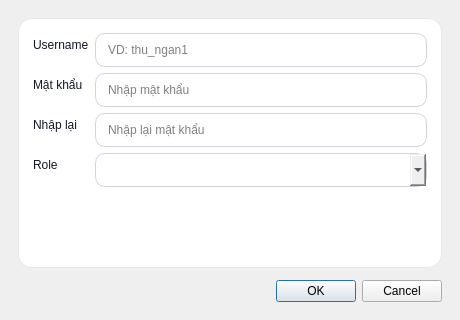
<?xml version="1.0" encoding="UTF-8"?>
<ui version="4.0">
 <class>RegisterDialog</class>
 <widget class="QDialog" name="RegisterDialog">
  <property name="windowTitle">
   <string>Đăng ký tài khoản</string>
  </property>
  <property name="minimumSize">
   <size>
    <width>460</width>
    <height>320</height>
   </size>
  </property>
  <layout class="QVBoxLayout" name="verticalLayout">
   <property name="leftMargin">
    <number>18</number>
   </property>
   <property name="topMargin">
    <number>18</number>
   </property>
   <property name="rightMargin">
    <number>18</number>
   </property>
   <property name="bottomMargin">
    <number>18</number>
   </property>
   <property name="spacing">
    <number>12</number>
   </property>
   <item>
    <widget class="QFrame" name="card">
     <property name="styleSheet">
      <string notr="true">QFrame#card{background:#ffffff;border:1px solid #e5e7eb;border-radius:14px;} QLabel{color:#111827;} QLineEdit, QComboBox{padding:8px 10px;border:1px solid #d1d5db;border-radius:10px;} QLineEdit:focus, QComboBox:focus{border:1px solid #2563eb;}</string>
     </property>
     <layout class="QFormLayout" name="formLayout">
      <property name="leftMargin">
       <number>14</number>
      </property>
      <property name="topMargin">
       <number>14</number>
      </property>
      <property name="rightMargin">
       <number>14</number>
      </property>
      <property name="bottomMargin">
       <number>14</number>
      </property>
      <item row="0" column="0">
       <widget class="QLabel" name="labelUsername">
        <property name="text">
         <string>Username</string>
        </property>
       </widget>
      </item>
      <item row="0" column="1">
       <widget class="QLineEdit" name="lineUsername">
        <property name="placeholderText">
         <string>VD: thu_ngan1</string>
        </property>
       </widget>
      </item>
      <item row="1" column="0">
       <widget class="QLabel" name="labelPassword">
        <property name="text">
         <string>Mật khẩu</string>
        </property>
       </widget>
      </item>
      <item row="1" column="1">
       <widget class="QLineEdit" name="linePassword">
        <property name="placeholderText">
         <string>Nhập mật khẩu</string>
        </property>
       </widget>
      </item>
      <item row="2" column="0">
       <widget class="QLabel" name="labelPassword2">
        <property name="text">
         <string>Nhập lại</string>
        </property>
       </widget>
      </item>
      <item row="2" column="1">
       <widget class="QLineEdit" name="linePassword2">
        <property name="placeholderText">
         <string>Nhập lại mật khẩu</string>
        </property>
       </widget>
      </item>
      <item row="3" column="0">
       <widget class="QLabel" name="labelRole">
        <property name="text">
         <string>Role</string>
        </property>
       </widget>
      </item>
      <item row="3" column="1">
       <widget class="QComboBox" name="comboRole"/>
      </item>
     </layout>
    </widget>
   </item>
   <item>
    <widget class="QDialogButtonBox" name="buttonBox">
     <property name="standardButtons">
      <set>QDialogButtonBox::Cancel|QDialogButtonBox::Ok</set>
     </property>
    </widget>
   </item>
  </layout>
 </widget>
 <resources/>
 <connections/>
</ui>
